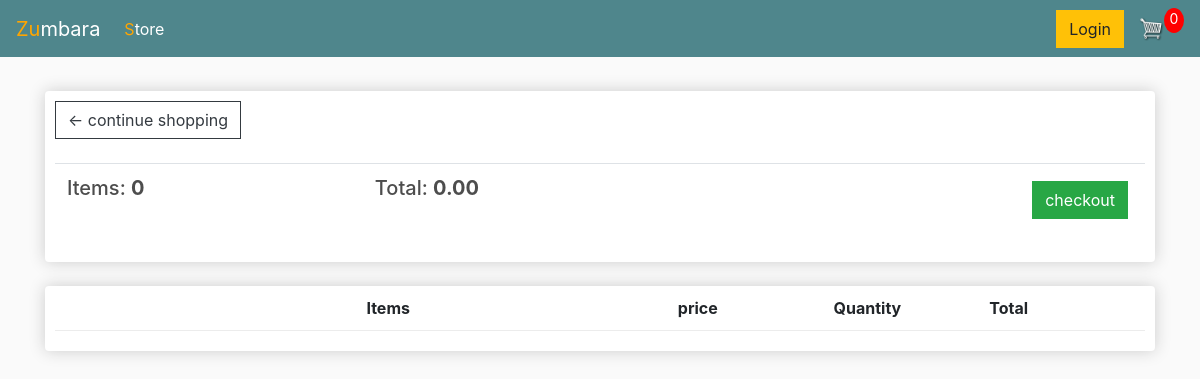
The page /cart/ (signed in) on the database as committed earlier.
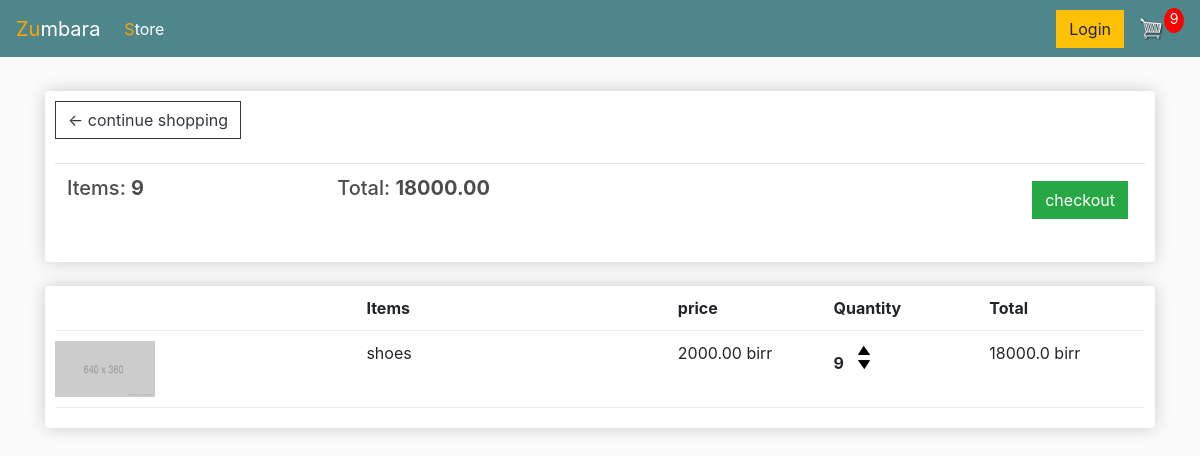
The same page on the database as committed later.
### store/models.py (models this page shows, shortened)
class Order(models.Model):
    customer = models.ForeignKey(Customer, on_delete=models.SET_NULL, blank=True, null=True)
    date_ordered = models.DateTimeField(auto_now_add=True)
    complete = models.BooleanField(default=False, null=True, blank=True)
    transaction_id = models.CharField(max_length=100, null=True)
    @property
    def get_cart_total(self):
        orderitems = self.orderitem_set.all()
        total = sum([item.get_total for item in orderitems])
        return total
    @property
    def get_cart_items(self):
        orderitems = self.orderitem_set.all()
        total = sum([item.quantity for item in orderitems])
        return total

class OrderItem(models.Model):
    product = models.ForeignKey(Product, on_delete=models.SET_NULL, blank=True, null=True)
    order = models.ForeignKey(Order, on_delete=models.SET_NULL, null=True, blank=True)
    quantity = models.IntegerField(default=0 , null=True, blank=True)
    date_added = models.DateTimeField(auto_now_add=True)
    @property
    def get_total(self):
        total=self.product.price * self.quantity
        return total

class Product(models.Model):
    name = models.CharField(max_length=100)
    price = models.FloatField()
    digital = models.BooleanField(default=False, null=True, blank=True)

### store/views.py (the view)
# urls.py: path('cart/', views.cart, name="cart"),
def cart(request):
    if request.user.is_authenticated:
        customer = request.user.customer
        order,create = Order.objects.get_or_create(customer=customer, complete=False)
        items = order.orderitem_set.all()
        cartItems = order.get_cart_items
    else:
        items = []
        order = {'get_cart_items': 0, 'get_cart_total': 0, 'shipping':False}
        cartItems =order['get_cart_items']
    context = {'items':items, 'order': order, 'cartItems':cartItems}
    return render(request, 'store/cart.html', context)

### store/templates/store/cart.html (shortened to what this page needs)
{% extends 'store/main.html' %}
{% load static %}
    {% block content %}
    <div class="row">
        <div class="col-lg-12">
            <div class="box-element">
                <a class="btn btn-outline-dark" href="{% url 'store' %}">&#x2190; continue shopping</a>
                <br>
                <br>
                <table class="table">
                    <tr>
                        <th><h5>Items: <strong>{{order.get_cart_items}}</strong></h5></th>
                        <th><h5>Total: <strong>{{order.get_cart_total|floatformat:2}}</strong></h5></th>
                        <th>
                            <a style="float: right; margin: 5px;" class="btn btn-success" href="{% url 'checkout' %}">checkout</a>
                        </th>
                    </tr>
                </table>
            </div>
            <br>
            <div class="box-element">
                <div class="cart-row">
                    <div style="flex: 2;"></div>
                    <div style="flex: 2;"><strong>Items</strong></div>
                    <div style="flex: 1;"><strong>price</strong></div>
                    <div style="flex: 1;"><strong>Quantity</strong></div>
                    <div style="flex: 1;"><strong>Total</strong></div>
                </div>
                {% for item in items %}
                <div class="cart-row">
                    <div style="flex:2"><img class="row-image"  src="{% static 'images/placeholder.png' %}"></div>
                    <div style="flex:2"><p>{{item.product.name}}</p></div>
                    <div style="flex:1"><p>{{item.product.price|floatformat:2}} birr</p></div>
                    <div style="flex:1">
                        <p class="quantity">{{item.quantity}}</p>
                        <div class="quantity">
                            <img class="chg-quantity update-cart" data-product = "{{item.product.id}}" data-action="add"  src="{% static  'images/arrow-up.png' %}">
                            <img class="chg-quantity update-cart" data-product = "{{item.product.id}}" data-action="remove"  src="{% static  'images/arrow-down.png' %}">
                        </div>
                    </div>
                    <div style="flex:1"><p>{{item.get_total}} birr</p></div>
                </div>
                {% endfor %}
            </div>
        </div>
    </div>
    {% endblock content %}

Rows that differ between the two databases and show on the page:
no longer on this page (row edited): Order: get_cart_items "0", get_cart_total "0.00"
added Order: get_cart_items "9", get_cart_total "18000.00"
added OrderItem: product.name "shoes", product.price "2000.00", quantity "9", get_total "18000.0"
Other text that changed with them:
{{ cartItems }}: "0" → "9"
